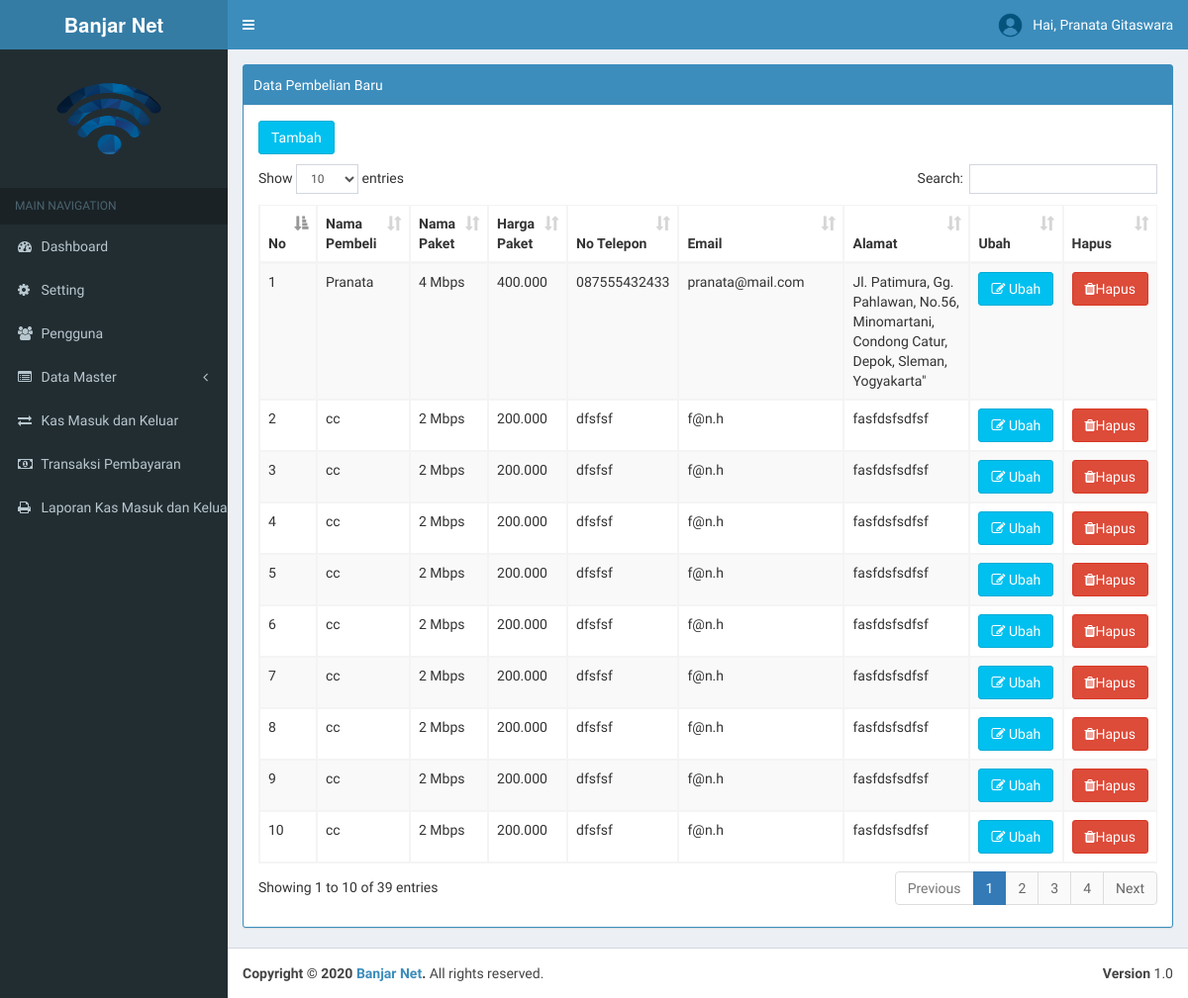
The app's page /index.php?page=pembelian (signed in) with its own data.
### tables this page shows
CREATE TABLE `tb_profile` (
  `nama_perusahaan` varchar(255) NOT NULL,
  `alamat` text NOT NULL,
  `telpon` varchar(20) NOT NULL,
  `website` varchar(100) NOT NULL,
  `kota` varchar(100) NOT NULL,
  `foto` varchar(255) NOT NULL
);

CREATE TABLE `tb_user` (
  `id` int(11) NOT NULL AUTO_INCREMENT,
  `username` varchar(100) NOT NULL,
  `nama_user` varchar(255) NOT NULL,
  `password` varchar(100) NOT NULL,
  `level` varchar(30) NOT NULL,
  `foto` varchar(255) NOT NULL,
  `id_pelanggan` int(11) NOT NULL,
  PRIMARY KEY (`id`)
);

CREATE TABLE `tb_pembelian` (
  `id_pembelian` int(11) NOT NULL AUTO_INCREMENT,
  `invoice` varchar(50) NOT NULL,
  `nama` varchar(50) NOT NULL,
  `nominal_paket` varchar(50) NOT NULL,
  `harga_paket` varchar(50) NOT NULL,
  `no_tlp` varchar(50) NOT NULL,
  `email` varchar(50) NOT NULL,
  `alamat` varchar(100) NOT NULL,
  `jenis_id` varchar(20) NOT NULL,
  `no_id` varchar(50) NOT NULL,
  `tgl_lahir` date NOT NULL,
  `metode_bayar` varchar(20) NOT NULL,
  `tgl_installasi` date NOT NULL,
  `status_pembelian` enum('0','1','2') NOT NULL,
  `va_bayar` varchar(25) NOT NULL,
  `bank_bayar` varchar(25) DEFAULT NULL,
  `tgl_bayar` date DEFAULT NULL,
  `bukti_bayar` text NOT NULL,
  PRIMARY KEY (`id_pembelian`)
);

### page/pembelian/pembelian.php (the view, shortened to what this page needs)
<?php
include '../../include/koneksi.php';
if ($_SESSION['admin']) { ?>
<div class="row">
    <div class="col-md-12">
        <div class="box box-primary box-solid">
            <div class="box-header with-border">
                 Data Pembelian Baru
            </div>
            <div class="panel-body">
                <div class="table-responsive">
                    <table class="table table-striped table-bordered table-hover" id="example1">
               <button type="button" class="btn btn-info" style="margin-bottom: 10px;" data-toggle="modal" data-target="#modal-default">
               Tambah
              </button>
                <thead>
                <tr>
                  <th>No</th>
                  <th>Nama Pembeli</th>
                  <th>Nama Paket</th>
                  <th>Harga Paket</th>
                  <th>No Telepon</th>
                  <th>Email</th>
                  <th>Alamat</th>
                  <th>Ubah</th>
                  <th>Hapus</th>
                </tr>
                </thead>
                <tbody>
                	<?php
                			$no = 1;
                			$sql = $koneksi->query("select * from tb_pembelian order by id_pembelian desc");
                			while ($data = $sql->fetch_assoc()) {
                	 ?>
                <tr>
                  <td><?php echo $no++; ?></td>
                  <td><?php echo $data['nama'] ?></td>
                  <td><?php echo $data['nominal_paket'] ?></td>
                  <td><?php echo number_format($data['harga_paket'],0,",",".") ?></td>
                  <td><?php echo $data['no_tlp'] ?></td>
                  <td><?php echo $data['email'] ?></td>
                  <td><?php echo $data['alamat'] ?></td>
                  <td>
                    <a href="#" type="button" class="btn btn-info" data-toggle="modal" data-target="#mymodal<?php echo $data['id_pembelian']; ?>"><i class="fa fa-edit"></i> Ubah</a>
                  </td>
                  <td>
                  <a onclick="return confirm('Apakah Anda Yakin Mengahpus Data Ini')" href="?page=pembelian&aksi=hapus&id=<?php echo $data['id_pembelian'] ;?>" class="btn btn-danger" title=""><i class="fa fa-trash"></i>Hapus</a>
                  </td>
                </tr>
                  <div class="modal fade" id="mymodal<?php echo $data['id_pembelian']; ?>">
                <?php } ?>
            </tbody>
        </table>
    </div>
</div>
</div>
<?php } else{
    echo "Anda Tidak Berhak Mengakses Halaman Ini";
  } ?>

### index.php (shortened to what this page needs)
<?php
	 include "include/koneksi.php";
 if ($_SESSION['admin'] || $_SESSION['user']) {
?>
<!DOCTYPE html>
<html>
<head>
  <link rel="stylesheet" href="bootstrap/css/bootstrap.min.css">
  <link rel="stylesheet" href="https://cdnjs.cloudflare.com/ajax/libs/font-awesome/4.5.0/css/font-awesome.min.css">
  <link rel="stylesheet" href="https://cdnjs.cloudflare.com/ajax/libs/ionicons/2.0.1/css/ionicons.min.css">
   <link rel="stylesheet" href="plugins/datatables/dataTables.bootstrap.css">
  <link rel="stylesheet" href="dist/css/AdminLTE.min.css">
   <link rel="stylesheet" href="plugins/select2/select2.min.css">
  <link rel="stylesheet" href="dist/css/skins/_all-skins.min.css">
  <link rel="stylesheet" type="text/css" href="sw/dist/sweetalert.css">
</head>
<body class="hold-transition skin-blue sidebar-mini">
<div class="wrapper">
   <?php
    $sql2 = $koneksi->query("select * from tb_profile ");
    $data1 = $sql2->fetch_assoc();
 ?>
  <header class="main-header">
    <a href="#" class="logo">
      <span class="logo-lg"><b><?php echo $data1['nama_perusahaan'] ?></b></span>
    </a>
    <nav class="navbar navbar-static-top">
      <a href="#" class="sidebar-toggle" data-toggle="offcanvas" role="button">
      </a>
      <?php
            if ($_SESSION['admin']) {
              $user = $_SESSION['admin'];
            }elseif ($_SESSION['user']) {
             $user = $_SESSION['user'];
            }
            $sql_user = $koneksi->query("select * from tb_user where id='$user'");
            $data_user = $sql_user->fetch_assoc();
             $nama = $data_user['nama_user'];
       ?>
      <div class="navbar-custom-menu">
        <ul class="nav navbar-nav">
          <li class="dropdown user user-menu">
            <a href="#" class="dropdown-toggle" data-toggle="dropdown">
              <img src="images/<?php echo $data_user['foto'] ?>" class="user-image" alt="User Image">
              <span class="hidden-xs">Hai, <?php echo $nama ?></span>
            </a>
          </li>
      </div>
    </nav>
  </header>
  	<?php include "include/menu.php"; ?>
     <div class="content-wrapper">
    <section class="content-header">
      <?php include "include/isi.php"; ?>
    </section>
  </div>
  <footer class="main-footer">
    <div class="pull-right hidden-xs">
      <b>Version</b> 1.0
    </div>
    <strong>Copyright &copy; 2020 <a href="http://almsaeedstudio.com">Banjar Net</a>.</strong> All rights
    reserved.
  </footer>
</div>
</body>
</html>
<?php
      }else{
        header("location:dashboard.php");
      }
 ?>

### include/menu.php (shortened to what this page needs)
 <?php
    $sql2 = $koneksi->query("select * from tb_profile ");
    $data1 = $sql2->fetch_assoc();
 ?>
 <aside class="main-sidebar">
    <section class="sidebar">
<div class="user-panel">
  <div>
  <img style="margin-left:30px" src="images/<?php echo $data1['foto'] ?>" width="140" height="120" >
  </div>
  <div class="pull-left info">
  </div>
</div>
<ul class="sidebar-menu" data-widget="tree">
  <li class="header">MAIN NAVIGATION</li>
          <?php  if ($_SESSION['admin']){ ?>
            <li class="<?php echo $aktifHome; ?>"><a href="index.php"><i class="fa fa-dashboard"></i> Dashboard</a></li>
             <li class="<?php echo $aktifprofile; ?>"><a href="?page=profile"><i class="fa fa-gear"></i> Setting </a></li>
            <li class="<?php echo $aktifAdmin; ?>"><a href="?page=pengguna"><i class="fa fa-users"></i> Pengguna</a></li>
            <li class="treeview <?php echo $aktifA; ?>">
              <a href="#">
                <i class="fa fa-list-alt"></i> <span>Data Master</span>
                <span class="pull-right-container">
                  <i class="fa fa-angle-left pull-right"></i>
                </span>
              </a>
            </li>
            <li class="<?php echo $aktifB2; ?>"><a href="?page=kas"><i class="fa fa-exchange"></i>  Kas Masuk dan Keluar</a></li>
            <li><a href="?page=transaksi"><i class="fa fa-money"></i> Transaksi Pembayaran</a></li>
             <li><a href="?page=laporan"><i class="fa fa-print"></i> Laporan Kas Masuk dan  Keluar </a></li>
             <?php } ?>
      </ul>
    </section>
  </aside>

### records on screen
tb_profile: nama_perusahaan "Banjar Net", foto (picture)
tb_user: foto (picture), nama_user "Pranata Gitaswara"
tb_pembelian: nama "Pranata", nominal_paket "4 Mbps", harga_paket "400.000", no_tlp "087555432433", email "pranata@mail.com", alamat "Jl. Patimura, Gg. Pahlawan, No.56, Minomartani, Condong Catur, Depok, Sleman, Yogyakarta\""
tb_pembelian: nama "cc", nominal_paket "2 Mbps", harga_paket "200.000", no_tlp "dfsfsf", email "f@n.h", alamat "fasfdsfsdfsf"
tb_pembelian: nama "cc", nominal_paket "2 Mbps", harga_paket "200.000", no_tlp "dfsfsf", email "f@n.h", alamat "fasfdsfsdfsf"
tb_pembelian: nama "cc", nominal_paket "2 Mbps", harga_paket "200.000", no_tlp "dfsfsf", email "f@n.h", alamat "fasfdsfsdfsf"
tb_pembelian: nama "cc", nominal_paket "2 Mbps", harga_paket "200.000", no_tlp "dfsfsf", email "f@n.h", alamat "fasfdsfsdfsf"
tb_pembelian: nama "cc", nominal_paket "2 Mbps", harga_paket "200.000", no_tlp "dfsfsf", email "f@n.h", alamat "fasfdsfsdfsf"
tb_pembelian: nama "cc", nominal_paket "2 Mbps", harga_paket "200.000", no_tlp "dfsfsf", email "f@n.h", alamat "fasfdsfsdfsf"
tb_pembelian: nama "cc", nominal_paket "2 Mbps", harga_paket "200.000", no_tlp "dfsfsf", email "f@n.h", alamat "fasfdsfsdfsf"
tb_pembelian: nama "cc", nominal_paket "2 Mbps", harga_paket "200.000", no_tlp "dfsfsf", email "f@n.h", alamat "fasfdsfsdfsf"
tb_pembelian: nama "cc", nominal_paket "2 Mbps", harga_paket "200.000", no_tlp "dfsfsf", email "f@n.h", alamat "fasfdsfsdfsf"
